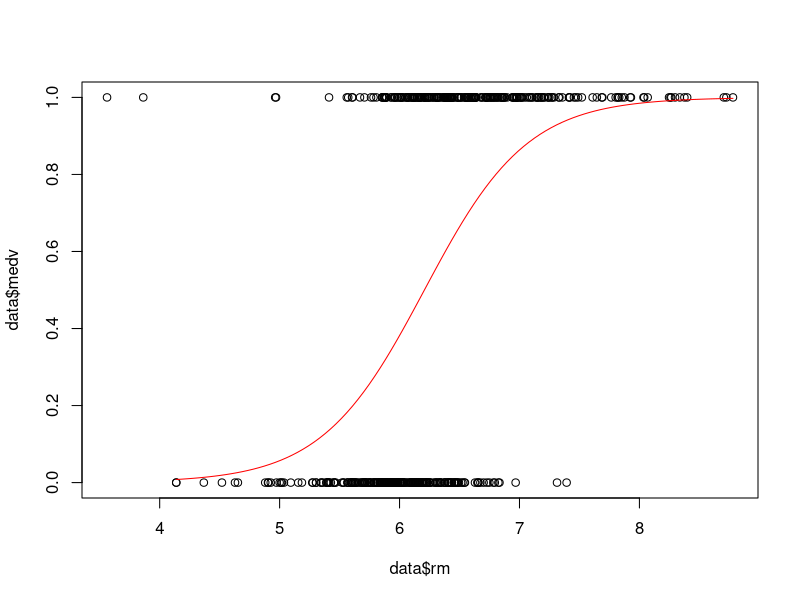
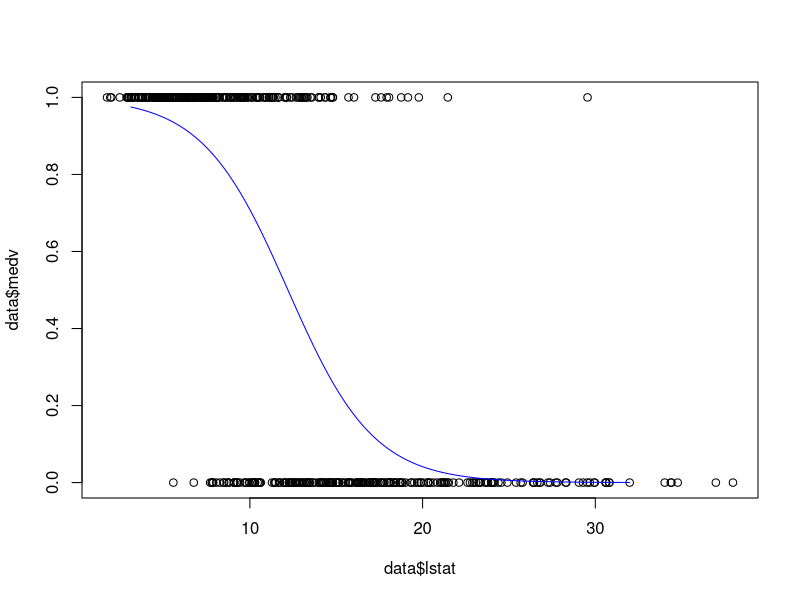
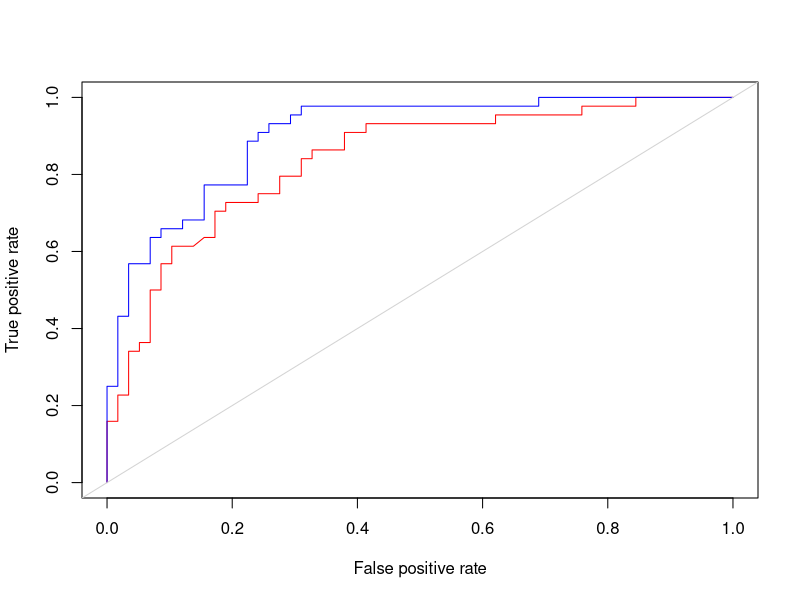

Write R code to recreate these figures, in order.
library(rpart)
library(ROCR)
library(MASS)
data(Boston)

#Part 1
#setup data
set.seed(1)
data=Boston
data$medv=ifelse(Boston$medv>21,1,0)
training=sample(1:nrow(data),.8*nrow(data))

#logistic function creation
rmLog=glm(medv~rm,data=data[training,],family=binomial)
lstatLog=glm(medv~lstat,data=data[training,],family=binomial)

#creating test sequences
rmSeq=seq(min(data[-training,]$rm),
	max(data[-training,]$rm),
	len=nrow(data[-training,]))
lstatSeq=seq(min(data[-training,]$lstat),
	max(data[-training,]$lstat),
	len=nrow(data[-training,]))

#testing models
rmPrediction=predict(rmLog,list(rm=rmSeq),type="response")
lstatPrediction=predict(lstatLog,list(lstat=lstatSeq),type="response")

#plot regression lines
png("rmLog.png")
plot(data$rm,data$medv)
lines(rmSeq,rmPrediction,col="red")
dev.off()

png("lstatLog.png")
plot(data$lstat,data$medv)
lines(lstatSeq,lstatPrediction,col="blue")
dev.off()

#determine probabilities
rmProbabilities=predict(rmLog,data[-training,],type="response")
rmResults=ifelse(rmProbabilities>.5,1,0)

lstatProbabilities=predict(lstatLog,data[-training,],type="response")
lstatResults=ifelse(lstatProbabilities>.5,1,0)

#calculate performance
rmProbPrediction=prediction(rmProbabilities,data[-training,]$medv)
rmLogPerformance=performance(rmProbPrediction,"tpr","fpr")

lstatProbPrediction=prediction(lstatProbabilities,data[-training,]$medv)
lstatLogPerformance=performance(lstatProbPrediction,"tpr","fpr")

#plot roc
png("roc.png")
plot(rmLogPerformance,col="red")
plot(lstatLogPerformance,col="blue",add=T)
abline(0,1,col="lightgray")
dev.off()

#calculate area under the curve
rmAuc=performance(rmProbPrediction,"auc")
print(rmAuc@y.values[[1]])

lstatAuc=performance(lstatProbPrediction,"auc")
print(lstatAuc@y.values[[1]])
